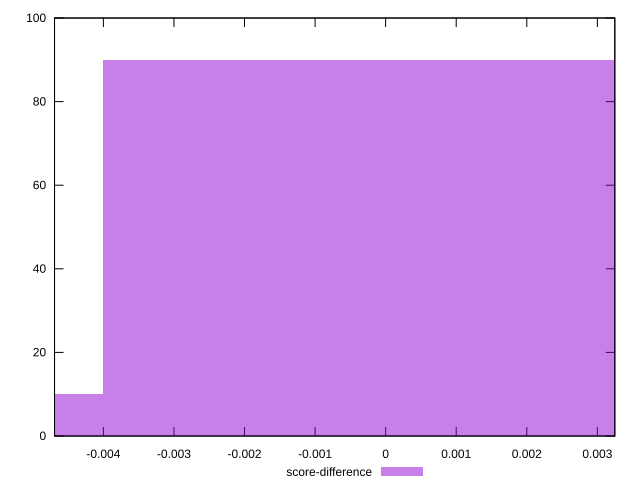

Reproduce this figure in gnuplot.
reset

$scoreDifference <<EOF
0 90
-0.008023868531361071 10
EOF

set key outside below
set boxwidth 0.008023868531361071
set xrange [-0.0046921961541903645:0.0032475617563136883]
set yrange [0:100]
set trange [0:100]
set style fill transparent solid 0.5 noborder
set terminal svg size 640, 490 enhanced background rgb 'white'
set output "report_00008_2021-01-22T20:58:29.167/first-cpu-idle/samples/pages+cached+noexternal/score-difference/histogram.svg"

plot $scoreDifference title "score-difference" with boxes

reset
